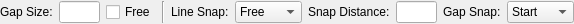
<?xml version="1.0" encoding="UTF-8"?>
<ui version="4.0">
 <class>LC_ModifyGapOptions</class>
 <widget class="QWidget" name="LC_ModifyGapOptions">
  <property name="geometry">
   <rect>
    <x>0</x>
    <y>0</y>
    <width>574</width>
    <height>24</height>
   </rect>
  </property>
  <property name="windowTitle">
   <string>Form</string>
  </property>
  <layout class="QGridLayout" name="gridLayout">
   <property name="leftMargin">
    <number>0</number>
   </property>
   <property name="topMargin">
    <number>1</number>
   </property>
   <property name="rightMargin">
    <number>0</number>
   </property>
   <property name="bottomMargin">
    <number>1</number>
   </property>
   <item row="0" column="6">
    <widget class="QLabel" name="label_3">
     <property name="text">
      <string>Snap Distance:</string>
     </property>
    </widget>
   </item>
   <item row="0" column="10">
    <widget class="QComboBox" name="cbGapSnap">
     <property name="toolTip">
      <string>Snap point of gap to line snap point</string>
     </property>
     <item>
      <property name="text">
       <string comment="gap">Start</string>
      </property>
     </item>
     <item>
      <property name="text">
       <string comment="gap">Middle</string>
      </property>
     </item>
     <item>
      <property name="text">
       <string comment="gap">End</string>
      </property>
     </item>
    </widget>
   </item>
   <item row="0" column="4">
    <widget class="QLabel" name="label_2">
     <property name="text">
      <string>Line Snap:</string>
     </property>
    </widget>
   </item>
   <item row="0" column="0">
    <widget class="QLabel" name="label">
     <property name="text">
      <string>Gap Size:</string>
     </property>
    </widget>
   </item>
   <item row="0" column="5">
    <widget class="QComboBox" name="cbLineSnap">
     <property name="toolTip">
      <string>Snap point for gap on the line</string>
     </property>
     <item>
      <property name="text">
       <string comment="snap">Free</string>
      </property>
     </item>
     <item>
      <property name="text">
       <string comment="snap">Start</string>
      </property>
     </item>
     <item>
      <property name="text">
       <string comment="snap">Middle</string>
      </property>
     </item>
     <item>
      <property name="text">
       <string comment="snap">End</string>
      </property>
     </item>
    </widget>
   </item>
   <item row="0" column="11">
    <spacer name="horizontalSpacer">
     <property name="orientation">
      <enum>Qt::Horizontal</enum>
     </property>
     <property name="sizeHint" stdset="0">
      <size>
       <width>0</width>
       <height>20</height>
      </size>
     </property>
    </spacer>
   </item>
   <item row="0" column="8">
    <widget class="QLabel" name="label_4">
     <property name="text">
      <string>Gap Snap:</string>
     </property>
    </widget>
   </item>
   <item row="0" column="7">
    <widget class="QLineEdit" name="leDistance">
     <property name="minimumSize">
      <size>
       <width>40</width>
       <height>0</height>
      </size>
     </property>
     <property name="maximumSize">
      <size>
       <width>60</width>
       <height>16777215</height>
      </size>
     </property>
     <property name="toolTip">
      <string>Distance from snap point</string>
     </property>
    </widget>
   </item>
   <item row="0" column="1">
    <widget class="QLineEdit" name="leSize">
     <property name="minimumSize">
      <size>
       <width>40</width>
       <height>0</height>
      </size>
     </property>
     <property name="maximumSize">
      <size>
       <width>60</width>
       <height>16777215</height>
      </size>
     </property>
     <property name="toolTip">
      <string>Size of the gap, if not free</string>
     </property>
    </widget>
   </item>
   <item row="0" column="2">
    <widget class="QCheckBox" name="cbFree">
     <property name="toolTip">
      <string>If cheched, the size of the gap is determined by mouse</string>
     </property>
     <property name="text">
      <string>Free</string>
     </property>
    </widget>
   </item>
   <item row="0" column="3">
    <widget class="Line" name="line">
     <property name="orientation">
      <enum>Qt::Vertical</enum>
     </property>
    </widget>
   </item>
  </layout>
 </widget>
 <resources/>
 <connections/>
</ui>
